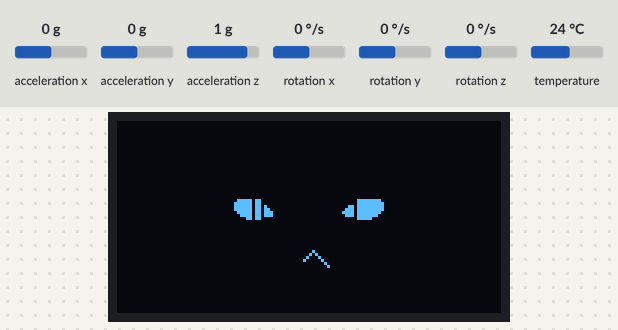
A program run on a simulated Seeed XIAO ESP32-S3. On the bench: 128×64 one-colour display. The inputs (shaded band) are chosen by the test bench; at power-on: acceleration x 0 g, acceleration y 0 g, acceleration z 1 g, rotation x 0 °/s, rotation y 0 °/s, rotation z 0 °/s, temperature 24 °C. Random numbers use the default seed unless the program sets one; what the program prints to the serial monitor is not drawn.

Above: at 0.72 s.
At 1.16 s:
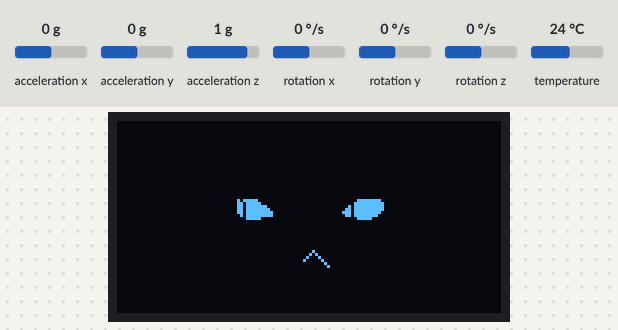
At 9.86 s:
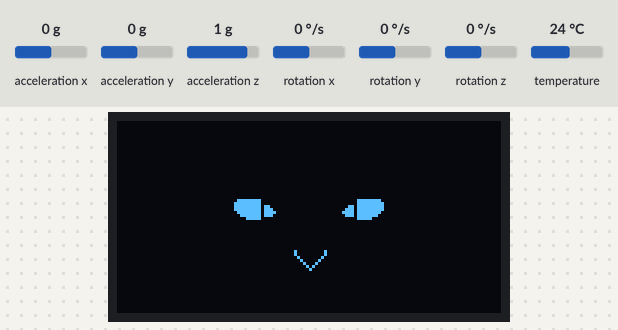
At 18.98 s:
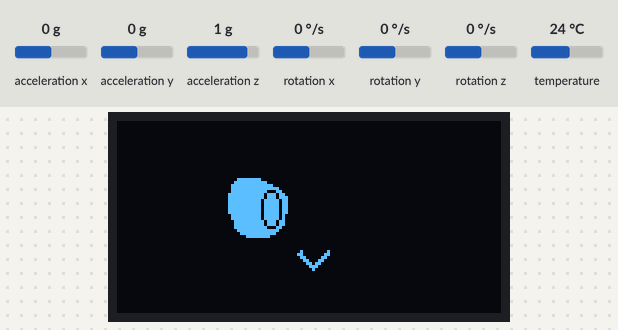
At 27.68 s:
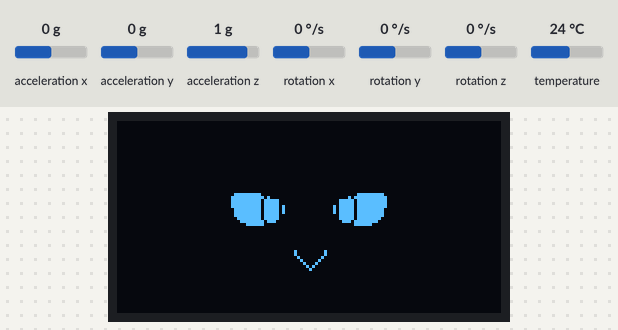
At 37.3 s:
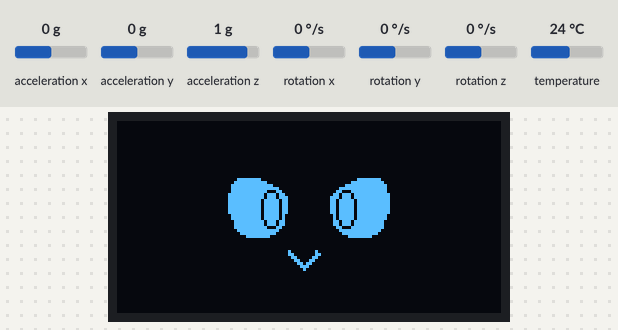

The program:

main.cpp
```cpp
#include <Wire.h>
#include <Adafruit_GFX.h>
#include <Adafruit_SSD1306.h>
#include "eyes_anim.h"
#include "renard_anim.h"
#include <Adafruit_MPU6050.h>
#include <Adafruit_Sensor.h>


#define SCREEN_WIDTH  128
#define SCREEN_HEIGHT  64
#define OLED_RESET -1
// seuil danim de mouvemnet
#define SEUIL_REPOS 200
#define SEUIL_ACTIF 400


bool modeRenard = false;

unsigned long debutRenard = 0;

#define DUREE_RENARD 15000   // 10 secondes
#define SEUIL_RENARD 500
// pour limiter que les anim et quelles reviennent à 0
#define FOX_FRAMES 45
#define EYES_FRAMES 76

unsigned long dernier_clignement = 0;
bool clignement = false;
int blink_frame = 66;

#define TEMPS_CLIGNEMENT 5000

//variables d'anim
int fox_frames = 0;
bool fox_reveille = false ;
#define fox_reveille_frames 6
#define fox_walk_frames 38

int eyes_frames = 0;
bool eyes_reveille = false;
#define eyes_reveille_frames 39

int idle_frames = 40;
#define eyes_stare_lenframes 10

#define eyes_cling_frames 31
#define eyes_cling_lenframes 9

#define eyes_whistle_frames 51
#define eyes_whistle_lenframes 14

#define eyes_close_frames 66
#define eyes_close_lenframes 10

bool isAnimating = false;
int anim_start = 0;
int animFrames = 0;
int anim_len = 0;

int idle_count = 0;
bool isIdle = true;

unsigned long lastFrames = 0;
#define FRAMES_DELAY 60

//arbres
float scrollFond = 0;
float scrollDevant = 0;

bool mpu_ok = false;

//variable accelerométre
float ax , ay, az;
float mouvement = 0;
float mouvement_filtre = 0;

unsigned long dernier_mouvement = 0;

#define TEMPS_REACTION 1000
#define TEMPS_RETOUR 8000


Adafruit_MPU6050 mpu;
Adafruit_SSD1306 ecran(SCREEN_WIDTH,SCREEN_HEIGHT,&Wire, OLED_RESET);

void setup() {
  // put your setup code here, to run once:
  Serial.begin(115200);
Serial.println("XIAO ESP32-S3 OK");

Wire.begin(5,6);

if (mpu.begin(0x68, &Wire)) {
    mpu_ok = true;
    Serial.println("MPU6050 OK !");
} else {
    mpu_ok = false;
    Serial.println("MPU6050 non trouvé !");
}

if (!ecran.begin(SSD1306_SWITCHCAPVCC, 0x3C)) {
    Serial.println("OLED NON TROUVE !");
    while (1);
} else {
    Serial.println("OLED OK !");
}

ecran.clearDisplay();
ecran.display();

Serial.println("Scanning I2C...");
for (byte addr = 1; addr < 127; addr++) {
    Wire.beginTransmission(addr);
    if (Wire.endTransmission() == 0) {
        Serial.print("Device found at 0x");
        Serial.println(addr, HEX);
    }
}
}
void drawSapin(int x, int y, int h, int couleur) {
  // Tronc
  ecran.drawRect(x, y, 3, h/3, couleur);
  // Couche basse
  ecran.fillTriangle(x-h/2, y + h/3, x+h/2, y, x, y-h/2, couleur);
  // Couche haute
  ecran.fillTriangle(x-h/3, y-h/3, x+h/3, y-h/3, x, y-h, couleur);
}

void drawBambou(int x, int y, int h) {
  // Tige
  ecran.drawRect(x, y-h, 3, h, WHITE);
  // Noeuds
  ecran.drawRect(x-2, y-h/3, 7, 2, WHITE);
  ecran.drawRect(x-2, y-h*2/3, 7, 2, WHITE);
  // Feuille
  ecran.drawRect(x+3, y-h/2, 8, 2, WHITE);
}


void loop() {

  // put your main code here, to run repeatedly:

 sensors_event_t a, g, temp;


if(mpu_ok && mpu.getEvent(&a,&g,&temp))
{
    mouvement = abs(g.gyro.x) + abs(g.gyro.y) + abs(g.gyro.z);
    mouvement *= 100;


    //  éviter les tremblements
    mouvement_filtre = mouvement_filtre * 0.85 + mouvement * 0.15;


    // grosse secousse = réveil du renard
    if(mouvement_filtre > SEUIL_RENARD && !modeRenard)
    {
      modeRenard = true;
      debutRenard = millis();

      fox_frames = 0;
      fox_reveille = false;
    }
}
else
{
    mouvement_filtre = 0;
}

  bool nouvelleFrame = (millis() - lastFrames > FRAMES_DELAY);
  if(modeRenard && millis() - debutRenard > DUREE_RENARD)
  {
    modeRenard = false;

    fox_frames = 0;
    fox_reveille = false;

    eyes_reveille = false;
    animFrames = 0;
    isIdle = true;
  }
  if(nouvelleFrame)
  {
    lastFrames = millis();
  }

  if (modeRenard){
    fox_reveille = false;

    ecran.clearDisplay();


      if (!fox_reveille)  // premier tour pour le reveil
      {
        ecran.drawBitmap(8,6, fox[fox_frames],FOX_W,FOX_H,WHITE);

        if( nouvelleFrame)
        {
          fox_frames++;
        }
        if (fox_frames >= FOX_FRAMES)
        {
          fox_reveille = true;
          fox_frames = 0;
        }
      }
      else
      {

        ecran.drawBitmap(8,6, fox[fox_reveille_frames + fox_frames],FOX_W,FOX_H,WHITE);
        //le fond il passet derrier le renard donc dessiner avant
        drawSapin((int)scrollFond , 45, 30,BLACK);
        drawSapin((int)scrollFond + 50,45,20,BLACK);
        drawSapin((int)scrollFond  - 64, 45,17,BLACK);
        if( nouvelleFrame)
        {
          fox_frames++;
          scrollFond -= 0.5;
          scrollDevant -=0.8;
          if (scrollFond < 0) scrollFond =128;
          if (scrollDevant < 0) scrollDevant =128;
        }


        //la forme nan je decone le devant
        drawBambou((int)scrollDevant + 10, 30, 30 );
        drawBambou((int)scrollDevant + 100, 40, 40);
        drawBambou((int)scrollDevant + 120, 35, 30 );
        drawBambou((int)scrollDevant + 80, 30, 20);
        drawBambou((int)scrollDevant - 20, 35, 30 );
        drawBambou((int)scrollDevant - 50, 20, 20);

        if (fox_frames > fox_walk_frames) fox_frames = 0;
      }
      ecran.display();

    }
    else
    {

      fox_reveille = false;
      ecran.clearDisplay();
      if (!eyes_reveille) // premier tour pour le reveil
      {

        ecran.drawBitmap(32,0, eyes[animFrames],64,64,WHITE);

        if( nouvelleFrame) animFrames++;
        if (animFrames >= EYES_FRAMES)
        {
          eyes_reveille = true;
          animFrames = 0;
        }
      }
      else if(eyes_reveille && isIdle)
      {

        ecran.drawBitmap(32,0,eyes[idle_frames],64,64,WHITE);

        if(nouvelleFrame)
        {
          idle_frames++;
          idle_count++;
          if (idle_frames > anim_start + anim_len) idle_frames = anim_start;

          if (idle_count > anim_len * 2) isIdle = false;
        }
        ecran.display();

      }
      else if (eyes_reveille && !isIdle)
      { //puis si reveil on lace un anim au hasard
        if (!isAnimating)
        {
          int animNum = random(10);
          if (animNum < 5 )
          {
            eyes_frames = eyes_cling_frames;
            anim_len = eyes_cling_lenframes;
            anim_start = eyes_cling_frames;
            isAnimating = true;
          }
          else if (animNum < 6 )
          {
            eyes_frames = eyes_whistle_frames;
            anim_len = eyes_whistle_lenframes;
            anim_start = eyes_whistle_frames;
            isAnimating = true;
          }
          else  {
            eyes_frames = eyes_close_frames;
            anim_len = eyes_close_lenframes;
            anim_start = eyes_close_frames;
            isAnimating = true;
          }
        }
        ecran.drawBitmap(32,0, eyes[eyes_frames],64,64,WHITE);
        if (nouvelleFrame)
        {
          eyes_frames++;
        }

        if (eyes_frames >= anim_start + anim_len){
          eyes_frames = anim_start;
          isAnimating = false;
          isIdle = true;
          idle_count = 0;
          idle_frames = 40;
          anim_len = eyes_stare_lenframes;
          anim_start = 40;
        }

      }
      ecran.display();
    }
  }


  
```

Source omitted: eyes_anim.h (data table, 235022 bytes), renard_anim.h (data table, 201329 bytes)
